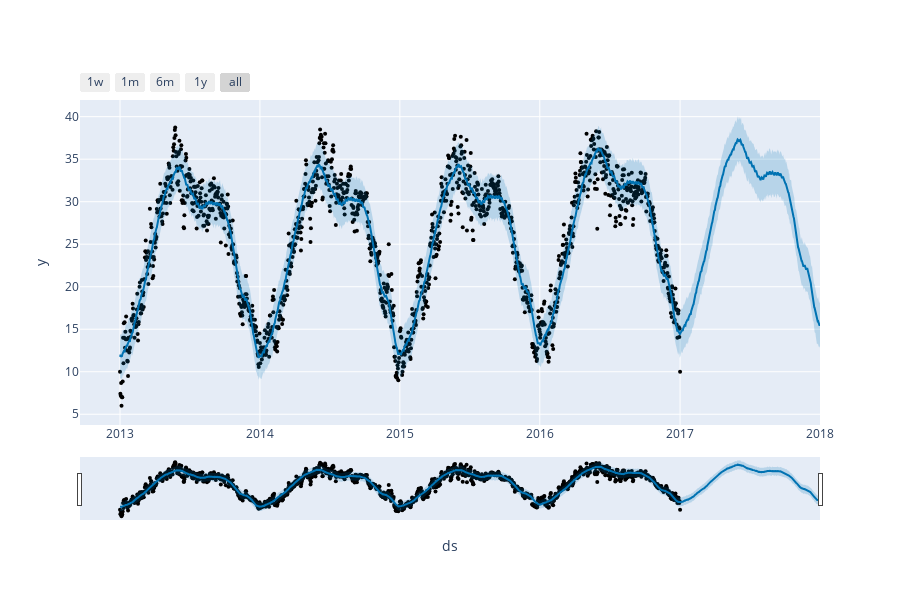

Notebook source saved alongside this figure:
### Code cell
from prophet import Prophet
from prophet.plot import plot_plotly, plot_components_plotly

# call the model
model= Prophet()

model.fit(df)

forcast = model.make_future_dataframe(periods=365)
forcast = model.predict(forcast)
plot_plotly(model,forcast)

### Figure 1 — Plotly figure (JSON) as saved in the notebook; plotly's stock layout.template omitted (floating-point values rounded to 4 significant figures; data arrays with more than 128 entries replaced by an {"elided": "..."} marker saying what was removed)
{"data": [{"marker": {"color": "black", "size": 4}, "mode": "markers", "name": "Actual", "type": "scatter", "x": {"elided": "1462 str values"}, "y": {"elided": "1462 float values"}}, {"hoverinfo": "skip", "line": {"width": 0}, "mode": "lines", "type": "scatter", "x": {"elided": "1827 str values"}, "y": {"elided": "1827 float values"}}, {"fill": "tonexty", "fillcolor": "rgba(0, 114, 178, 0.2)", "line": {"color": "#0072B2", "width": 2}, "mode": "lines", "name": "Predicted", "type": "scatter", "x": {"elided": "1827 str values"}, "y": {"elided": "1827 float values"}}, {"fill": "tonexty", "fillcolor": "rgba(0, 114, 178, 0.2)", "hoverinfo": "skip", "line": {"width": 0}, "mode": "lines", "type": "scatter", "x": {"elided": "1827 str values"}, "y": {"elided": "1827 float values"}}], "layout": {"height": 600, "showlegend": false, "width": 900, "xaxis": {"rangeselector": {"buttons": [{"count": 7, "label": "1w", "step": "day", "stepmode": "backward"}, {"count": 1, "label": "1m", "step": "month", "stepmode": "backward"}, {"count": 6, "label": "6m", "step": "month", "stepmode": "backward"}, {"count": 1, "label": "1y", "step": "year", "stepmode": "backward"}, {"step": "all"}]}, "rangeslider": {"visible": true}, "title": {"text": "ds"}, "type": "date"}, "yaxis": {"title": {"text": "y"}}}}
